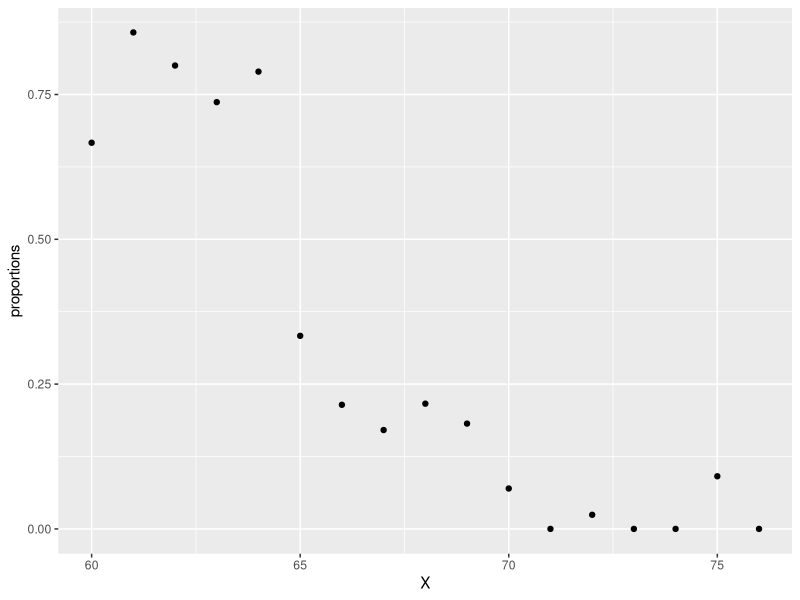

This chart was generated by the following R code:
## ---- chunk 1
library(tidyverse)
library(caret)
library(dslabs)
library(ggrepel)
## ---- chunk 2
data("heights")
y = heights$height
set.seed(2, sample.kind = "Rounding")

test_index = createDataPartition(y, times = 1, p = 0.5, list = FALSE)
train_set = heights %>% slice(-test_index)
test_set = heights %>% slice(test_index)

## ---- chunk 3
train_set %>% 
  filter(height == round(66)) %>% 
  summarize(`Conditional Prob. of being Female` = mean(sex == "Female"))
## ---- chunk 4
X = seq(60, 76, 1)

proportions = map_dbl(X, function(x) {
  train_set %>% 
    filter(height == round(x)) %>% 
    summarize(proportion = mean(sex == "Female")) %>% 
    .$proportion
})

qplot(X, proportions)

## ---- chunk 5
lm_fit = mutate(train_set, y = as.numeric(sex == "Female")) %>% 
  lm(y ~ height, data = .)
lm_fit$coefficients
## ---- chunk 6
p_hat = predict(lm_fit, test_set)
y_hat = ifelse(p_hat > 0.5, "Female", "Male") %>% factor()
confusionMatrix(y_hat, test_set$sex)
